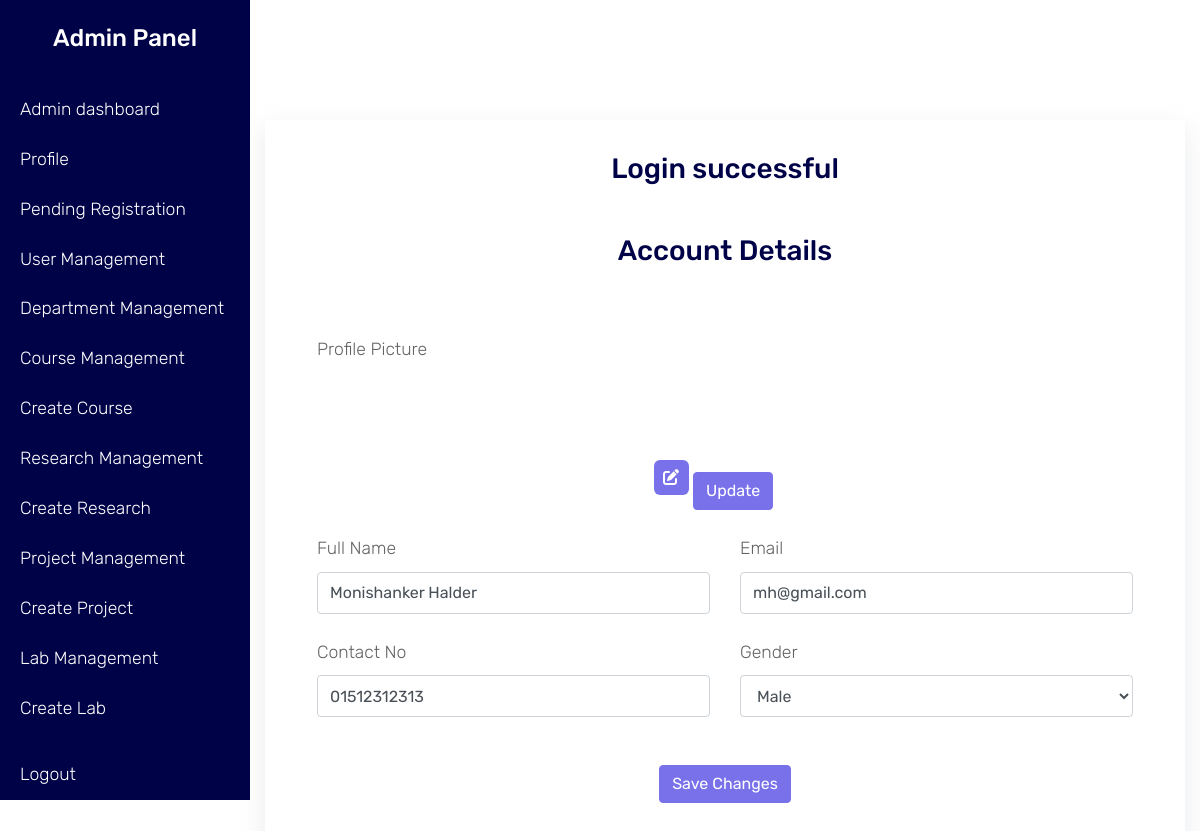
Screenshot of /admin/profile.php (signed in) with the database file from the repository.
### tables this page shows
CREATE TABLE `tbl_file` (
  `file_id` int(11) NOT NULL,
  `status` int(11) DEFAULT 1,
  `file_owner_id` int(11) NOT NULL,
  `file_original_name` text NOT NULL,
  `file_new_name` text NOT NULL,
  `created` timestamp NOT NULL DEFAULT current_timestamp(),
  `modified` timestamp NOT NULL DEFAULT current_timestamp() ON UPDATE current_timestamp()
);

CREATE TABLE `tbl_user` (
  `user_id` int(11) NOT NULL,
  `status` int(11) DEFAULT 0,
  `email` text DEFAULT NULL,
  `password` text DEFAULT NULL,
  `user_type` text DEFAULT NULL,
  `full_name` text DEFAULT NULL,
  `contact_no` text DEFAULT NULL,
  `gender` text DEFAULT NULL,
  `profile_picture_id` int(11) DEFAULT NULL,
  `created_at` timestamp NOT NULL DEFAULT current_timestamp(),
  `modified_at` timestamp NOT NULL DEFAULT current_timestamp() ON UPDATE current_timestamp()
);

### class-file/SessionManager.php (called while the page is built, shortened)
<?php
class SessionStatic
{
    public static function get(string $key)
    {
        return isset($_SESSION[$key]) ? $_SESSION[$key] : null;
    }
}
?>

### class-file/File.php (called while the page is built, shortened)
<?php
include_once 'DatabaseConnector.php';
class FileManager
{
    private $conn;
    public function ensureConnection()
    {
        if (!$this->conn) {
            $db = new DatabaseConnector();
            $db->connect();
            $this->conn = $db->getConnection();
        } else {
            return 0;
        }
    }
    public function getByFilters($file_id = null, $status = null, $file_owner_id = null): array
    {
        $sql     = "SELECT * FROM tbl_file WHERE 1";
        $filters = [
            'file_id'       => $file_id,
            'status'        => $status,
            'file_owner_id' => $file_owner_id,
        ];
        foreach ($filters as $col => $val) {
            if ($val !== null) {
                if (is_array($val)) {
                    $safe = array_map(fn($v) => intval($v), $val);
                    $sql .= " AND {$col} IN (" . implode(',', $safe) . ")";
                } else {
                    $sql .= " AND {$col} = " . intval($val);
                }
            }
        }
        $res = mysqli_query($this->conn, $sql);
        $rows = [];
        while ($row = mysqli_fetch_assoc($res)) {
            $rows[] = $row;
        }
        return $rows;
    }
}
?>

### class-file/DatabaseConnector.php (called while the page is built, shortened)
<?php
class DatabaseConnector
{
    public $servername = "localhost";
    public $username = "root";
    public $password = "";
    public $dbname = "portfolio";
    public $connection;
    public function connect()
    {
        $this->connection = mysqli_connect(
            $this->servername,
            $this->username,
            $this->password,
            $this->dbname
        );
        return true;
    }
    public function getConnection()
    {
        return $this->connection;
    }
}

### class-file/User.php (called while the page is built, shortened)
<?php
include_once 'DatabaseConnector.php';
class User
{
    public $conn;
    public $table = null;
    public function __construct($tableName = null)
    {
        $this->table = $tableName ?? 'tbl_user';
    }
    public function ensureConnection()
    {
        if (!$this->conn) {
            $this->db = new DatabaseConnector();
            $this->db->connect();
            $this->conn = $this->db->getConnection();
        }
    }
    public function getByFilters(
        $user_id             = null,
        $status              = null,
        $email               = null,
        $user_type           = null,
        $full_name           = null,
        $contact_no          = null,
        $gender              = null,
        $profile_picture_id  = null,
        $sort_col            = "created_at",
        $sort_order          = 'ASC'
    ) {
        $sql = "SELECT * FROM {$this->table} WHERE 1";
        $filters = [
            'user_id'            => $user_id,
            'status'             => $status,
            'email'              => $email,
            'user_type'          => $user_type,
            'full_name'          => $full_name,
            'contact_no'         => $contact_no,
            'gender'             => $gender,
            'profile_picture_id' => $profile_picture_id
        ];
        foreach ($filters as $col => $val) {
            if ($val !== null) {
                if (is_array($val)) {
                    $safe = array_map(function ($v) use ($col) {
                        return in_array($col, ['user_id', 'status', 'profile_picture_id'])
                            ? intval($v)
                            : "'" . $this->filter($v) . "'";
                    }, $val);
                    $sql .= " AND {$col} IN (" . implode(',', $safe) . ")";
                } else {
                    $safeVal = in_array($col, ['user_id', 'status', 'profile_picture_id'])
                        ? intval($val)
                        : "'" . $this->filter($val) . "'";
                    $sql .= " AND {$col} = {$safeVal}";
                }
            }
        }
        if ($sort_col) {
            $sql .= " ORDER BY {$sort_col} {$sort_order}";
        }
        $res = mysqli_query($this->conn, $sql);
        $rows = [];
        while ($row = mysqli_fetch_assoc($res)) {
            $rows[] = $row;
        }
        return $rows;
    }
}
?>

### admin/profile.php (the view, shortened to what this page needs)
<?php
include_once "../class-file/SessionManager.php";
$session = SessionStatic::class;
include_once "../class-file/User.php";
include_once "../class-file/File.php";
$user = new User();
$file = new FileManager();
if ($session::get("admin_id")) {
    $user->getByFilters($session::get("admin_id"));
    $file->getByFilters($user->profile_picture_id);
}
?>
<!DOCTYPE html>
<html lang="en">
<head>
    <link rel="stylesheet" href="https://cdnjs.cloudflare.com/ajax/libs/font-awesome/6.7.2/css/all.min.css"
 />
    <link rel="stylesheet" href="../fonts/icomoon/style.css">
    <link rel="stylesheet" href="../css/bootstrap.min.css">
    <link rel="stylesheet" href="../css/jquery-ui.css">
    <link rel="stylesheet" href="../css/owl.carousel.min.css">
    <link rel="stylesheet" href="../css/owl.theme.default.min.css">
    <link rel="stylesheet" href="../css/jquery.fancybox.min.css">
    <link rel="stylesheet" href="../css/bootstrap-datepicker.css">
    <link rel="stylesheet" href="../fonts/flaticon/font/flaticon.css">
    <link rel="stylesheet" href="../css/aos.css">
    <link rel="stylesheet" href="../css/style.css">
</head>
<body data-spy="scroll" data-target=".site-navbar-target" data-offset="300">
    <div class="site-wrap">
        <?php
        include_once "sidebar.php";
        ?>
        <section class='user-profile-section'>
            <div class="container">
                <div class="profile-form-wrapper">
                    <div class="card__title-wrap mb-20">
                        <h3 class="table__heading-title mb-5 text-center">
                            <?php
                            if ($session::get("msg1")) {
                                echo $session::get("msg1");
                            }
                            ?>
                        </h3>
                    </div>
                    <div class="card__title-wrap mb-20">
                        <h3 class="table__heading-title mb-5 text-center">Account Details</h3>
                    </div>
                    <div class="card-body">
                        <form action="" method="POST" enctype="multipart/form-data" class="profile-page-form">
                            <div class="row mb-4">
                                <div class="col-md-3">
                                    <label class="form-label mb-md-0">Profile Picture</label>
                                </div>
                                <div class="col-md-9">
                                    <div class="d-inline-block position-relative me-4 mb-3 mb-lg-0 account-profile">
                                        <div class="avatar-preview rounded">
                                            <div id="imagePreview" class="rounded-4 profile-avatar"
                                                style="background-image: url(../uploads1/<?php echo $file->file_new_name; ?>);"></div>
                                        </div>
                                        <div class="upload-link" title="" data-toggle="tooltip" data-placement="right"
                                            data-original-title="update">
                                            <i class="fa-solid fa-pen-to-square fs-update"></i>
                                        </div>
                                    </div>
                                    <button type="submit" class=" btn btn-primary ms-2" name="updateImage" value="<?php echo $user->user_id; ?>">Update</button>
                                </div>
                            </div>
                        </form>
                        <form action="" method="POST" class="mt-2">
                            <div class="row align-items-center mb-4">
                                <div class="col-md-6">
                                    <label class="form-label mb-md-2">Full Name</label>
                                    <input type="text" class="form-control" name="full_name" value="<?php echo $user->full_name; ?>">
                                </div>
                                <div class="col-md-6">
                                    <label class="form-label mb-md-2">Email</label>
                                    <input type="email" class="form-control" class="form-control" name="email"
                                        value="<?php echo $user->email; ?>">
                                </div>
                            </div>
                            <div class="row">
                                <div class="col-md-6">
                                    <label class="phone mb-md-2">Contact No</label>
                                    <input type="phone" class="form-control" class="form-control" name="contact_no" value="<?php echo $user->contact_no; ?>">
                                </div>
                                <div class="col-md-6">
                                    <label for="gender" class="form-label">Gender</label>
                                    <select class="form-control" id="gender" name="gender" required>
                                        <option value="male" <?php echo ($user->gender === 'male') ? 'selected' : ''; ?>>Male</option>
                                    </select>
                                </div>
                            </div>
                            <div class=" text-center mt-5">
                                <button type="submit" class=" btn btn-primary ms-2" name="updateProfile" value="<?php echo $user->user_id; ?>">Save Changes</button>
                            </div>
                        </form>
                    </div>
                </div>
            </div>
        </section>
    </div>
    </div>
</body>
</html>

### css/style.css (style rules this page uses)
body { line-height: 1.7; color: #636363; font-weight: 300; font-size: 1.1rem; font-family: "Rubik", sans-serif; }
.form-control { height: calc(2.5rem + 2px) !important; }
.user-profile-section { padding: 120px 0; }
.profile-form-wrapper { padding: 2rem; box-shadow: rgba(149, 157, 165, 0.2) 0px 8px 24px; }
.profile-form-wrapper h3 { color: #000248; }
.account-profile .avatar-preview { width: 160px; height: 160px; position: relative; overflow: hidden; }
.account-profile .avatar-preview>div { width: 100%; height: 100%; background-size: cover; background-repeat: no-repeat; background-position: center; }
.account-profile .upload-link { position: absolute; width: 35px; height: 35px; line-height: 35px; text-align: center; background: var(--primary); bottom: 0; right: 0px; border-radius: 6px; color: #fff; overflow: hidden; }
.fs-update { font-size: 1rem !important; line-height: 1.6; }

### rows the page displays
tbl_user: full_name "Monishanker Halder", email "mh@gmail.com", contact_no "01512312313", gender "Male"

### other values shown
$session::get("msg1") "Login successful"
